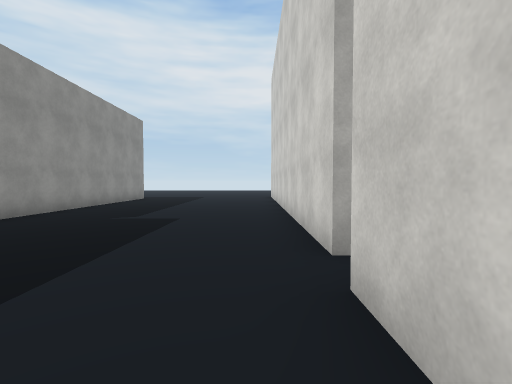
[1] (above)

16 first-person views from a walk through a scene from a Unity 3-D project. The camera is 1.5 m above the floor, tilts 2° down and sees 85° across. The floor is counted in squares, 2 m on a side. Each view is taken from the middle of a square. On the plan, view 1 faces up. The plan holds only what a view shows up to about 10 squares ahead; the rest is blank. The place goes on beyond the plan. Some surface patterns are stand-ins.

[2]
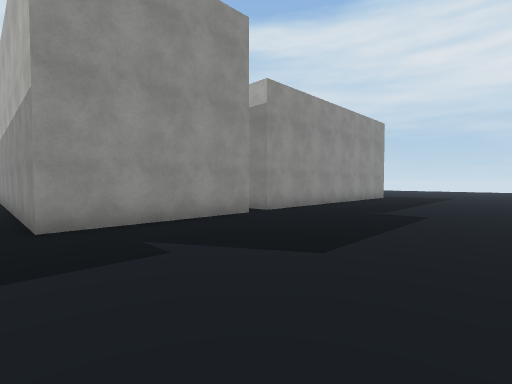

[3]
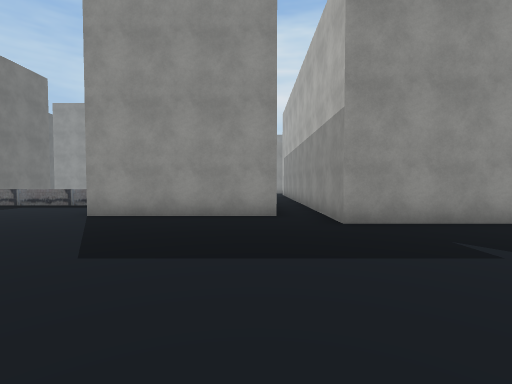

[4]
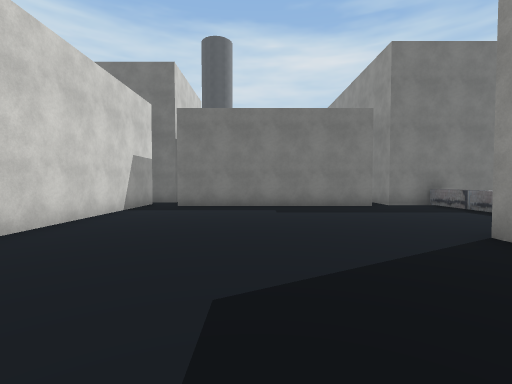

[5]
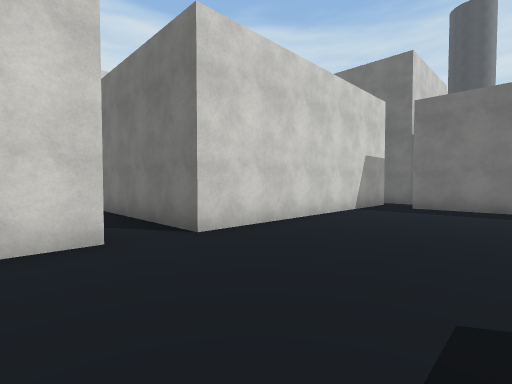

[6]
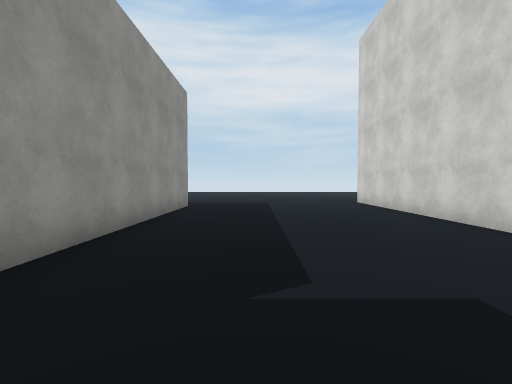

[7]
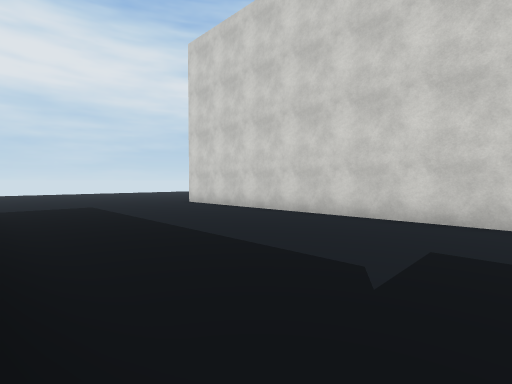

[8]
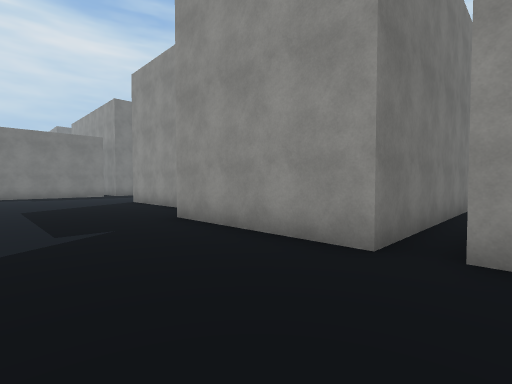

[9]
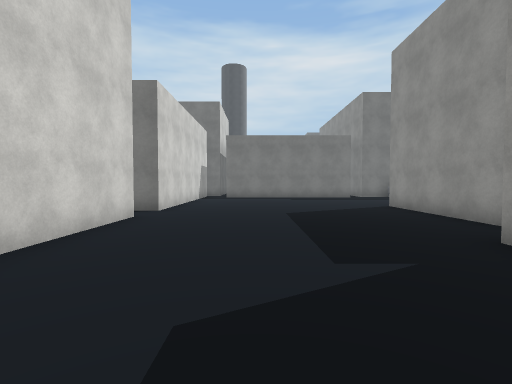

[10]
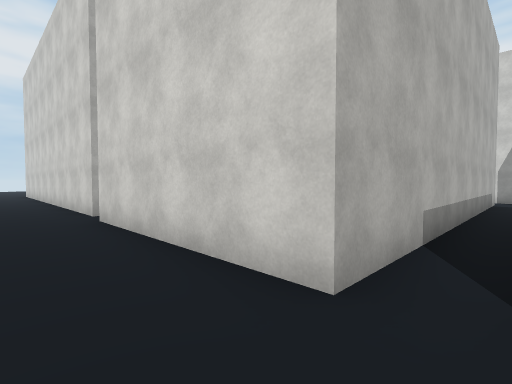

[11]
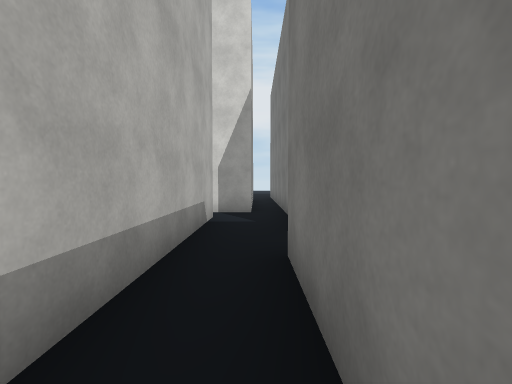

[12]
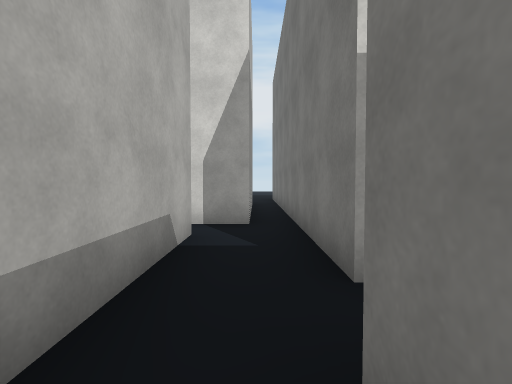

[13]
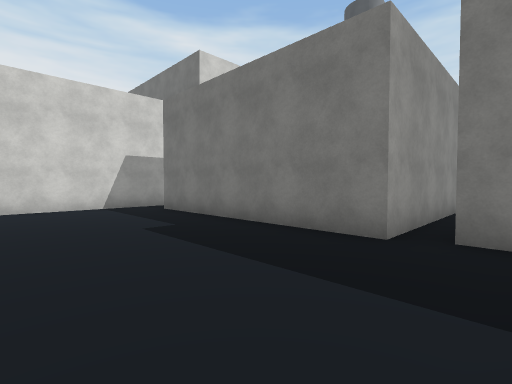

[14]
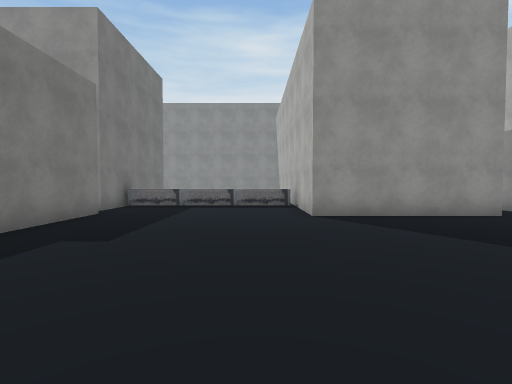

[15]
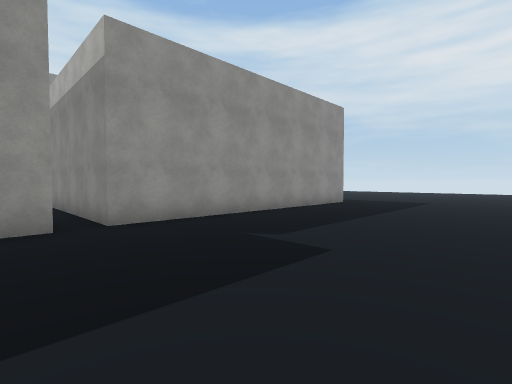

[16]
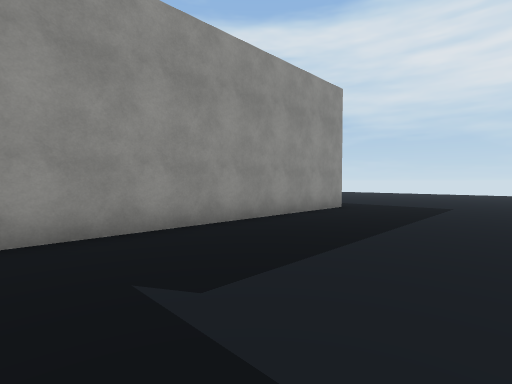

### Floor plan
Points are (right, up) in squares from view 1. A wall is a line through its corners. A room is listed if a view was taken in it or the views show most of it. See-through windows are left out.
Room 1 (views 1, 2, 3, 4, 5, 6, 7, 8, 9, 10, 13, 14, 15, 16)
walls: (-6.2, -1.5) (-6.2, -5.7) (-9.5, -5.7); (0.7, 2.8) (0.7, 13.5); (0.7, -3.1) (0.7, 2); (-9.5, 3.8) (-5.1, 3.8) (-5.1, -0.4) (-9.5, -0.4); (-8.6, -5.9) (-8.6, -11); (0.7, -10.4) (0.7, -4.3); (-9.5, -11.1) (-7.3, -11.1) (-7.3, -12); (-5.1, 12.9) (-5.1, 4.6) (-9.5, 4.6); (-6.7, -15.2) (-6.7, -10.8) (-0.5, -10.8)
ways out: opening at (1, -4) to room 2; opening at (0, -11)
Room 2 (views 11, 12)
walls: (9, -4.7) (16.7, -4.7); (11.1, -3.1) (0.7, -3.1); (12, -3.9) (12, -2.8); (0.7, -4.3) (7.9, -4.3)
ways out: opening at (1, -4) to room 1

Where each view was taken, in squares from view 1:
view 1: 0 up, 0 right, facing up
view 2: 1 down, 0 right, facing up-left
view 3: 2 down, 0 right, facing left
view 4: 2 down, 3 left, facing down
view 5: 2 down, 3 left, facing down-right
view 6: 4 up, 3 left, facing up
view 7: 5 up, 5 left, facing up-right
view 8: 5 up, 2 left, facing down-left
view 9: 3 up, 2 left, facing down
view 10: 4 down, 1 left, facing up-right
view 11: 4 down, 5 right, facing right
view 12: 4 down, 7 right, facing right
view 13: 7 down, 8 left, facing down-right
view 14: 7 down, 0 right, facing left
view 15: 3 up, 0 right, facing up-left
view 16: 5 up, 1 left, facing up-left
